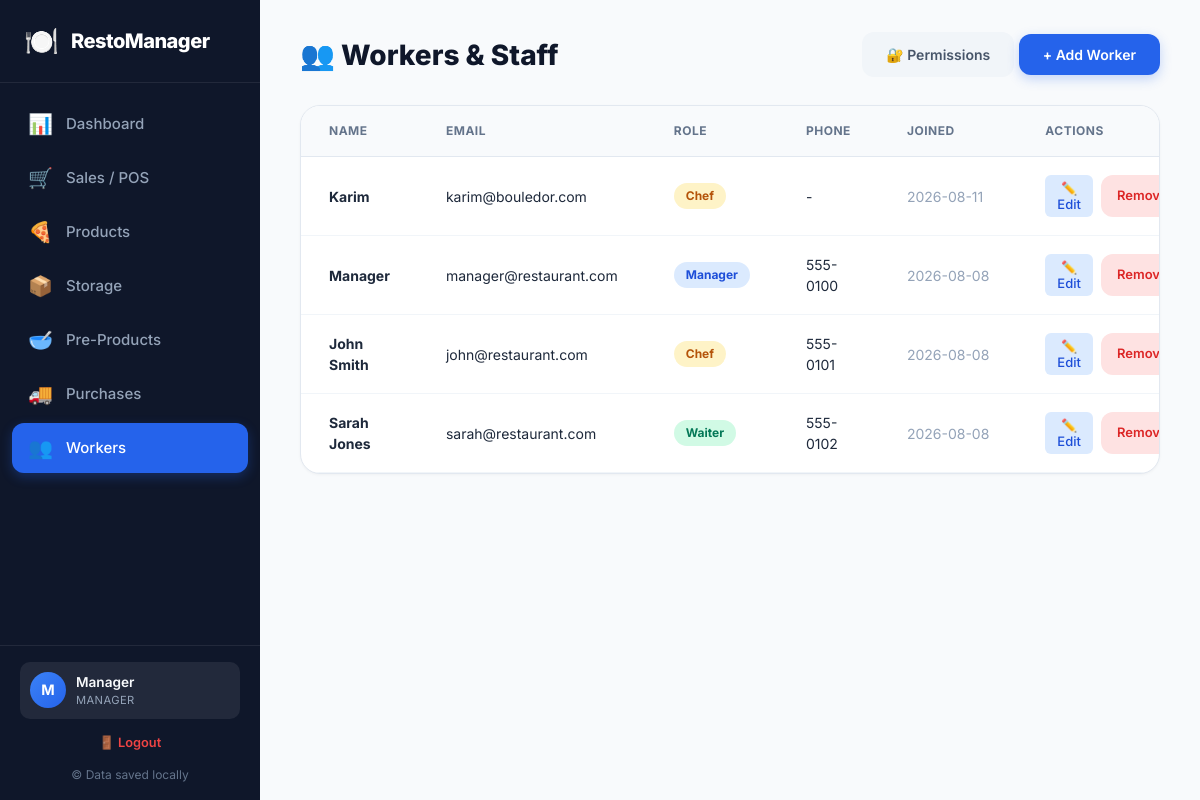
The page /workers (signed in) on the database its author committed.
### tables this page shows
CREATE TABLE users (
    id INTEGER PRIMARY KEY AUTOINCREMENT,
    name TEXT NOT NULL,
    email TEXT,
    role TEXT DEFAULT 'Waiter',
    phone TEXT,
    password TEXT,
    created_at TEXT DEFAULT CURRENT_TIMESTAMP
    );

### app.py (the view)
@app.route('/workers')
@require_permission('workers')
def workers():
    conn = get_db()
    cursor = conn.cursor()
    cursor.execute("SELECT * FROM users ORDER BY created_at DESC")
    workers = rows_to_dict(cursor.fetchall())
    cursor.execute("SELECT role, section FROM role_permissions")
    all_perms = {}
    for row in cursor.fetchall():
        if row['role'] not in all_perms:
            all_perms[row['role']] = []
        all_perms[row['role']].append(row['section'])
    conn.close()
    sections = [
        ('dashboard', '📊 Dashboard'),
        ('sales', '🛒 Sales / POS'),
        ('products', '🍕 Products'),
        ('storage', '📦 Storage'),
        ('pre_products', '🥣 Pre-Products'),
        ('purchases', '🚚 Purchases'),
        ('workers', '👥 Workers'),
    ]
    return render_template('workers.html', workers=workers, all_perms=all_perms, sections=sections)

### app.py (called while the page is built)
def get_db():
    conn = sqlite3.connect(DATABASE)
    conn.row_factory = sqlite3.Row
    return conn

def rows_to_dict(rows):
    return [dict(row) for row in rows]

def get_role_permissions(role):
    conn = get_db()
    cursor = conn.cursor()
    cursor.execute("SELECT section FROM role_permissions WHERE role = ?", (role,))
    perms = [row['section'] for row in cursor.fetchall()]
    conn.close()
    return perms

def has_permission(role, section):
    return section in get_role_permissions(role)

def require_permission(section):
    def decorator(f):
        @wraps(f)
        def decorated_function(*args, **kwargs):
            if 'user_id' not in session:
                return redirect(url_for('login'))
            role = session.get('user_role')
            if not has_permission(role, section):
                flash('Access denied. You do not have permission for this section.', 'error')
                return redirect(get_first_allowed_route(role))
            return f(*args, **kwargs)
        return decorated_function
    return decorator

@app.context_processor
def inject_user():
    user = None
    if 'user_id' in session:
        conn = get_db()
        cursor = conn.cursor()
        cursor.execute("SELECT * FROM users WHERE id = ?", (session['user_id'],))
        row = cursor.fetchone()
        conn.close()
        if row:
            user = dict(row)
    return dict(current_user=user, get_role_permissions=get_role_permissions)

@app.before_request
def load_user():
    g.user = None
    if 'user_id' in session:
        conn = get_db()
        cursor = conn.cursor()
        cursor.execute("SELECT * FROM users WHERE id = ?", (session['user_id'],))
        row = cursor.fetchone()
        conn.close()
        if row:
            g.user = dict(row)

### templates/workers.html (shortened to what this page needs)
{% extends "base.html" %}
{% block content %}
<div class="page-header">
    <h1>👥 Workers & Staff</h1>
    <div class="page-header-actions">
        <a href="/permissions" class="btn btn-secondary">🔐 Permissions</a>
        <button class="btn btn-primary" onclick="openModal('addWorkerModal')">+ Add Worker</button>
    </div>
</div>
<div class="card">
    <div class="table-responsive">
        <table class="data-table">
            <thead>
                <tr>
                    <th>Name</th>
                    <th>Email</th>
                    <th>Role</th>
                    <th>Phone</th>
                    <th>Joined</th>
                    <th>Actions</th>
                </tr>
            </thead>
            <tbody>
                {% for worker in workers %}
                <tr>
                    <td><strong>{{ worker.name }}</strong></td>
                    <td>{{ worker.email or '-' }}</td>
                    <td><span class="badge badge-{{ worker.role|lower }}">{{ worker.role }}</span></td>
                    <td>{{ worker.phone or '-' }}</td>
                    <td class="cell-time">{{ worker.created_at[:10] if worker.created_at else '-' }}</td>
                    <td>
                        <div class="action-btns">
                            <button class="btn btn-edit" onclick="openEditModal({{ worker.id }}, '{{ worker.name }}', '{{ worker.email }}', '{{ worker.role }}', '{{ worker.phone }}')">✏️ Edit</button>
                            <a href="/workers/delete/{{ worker.id }}" class="btn btn-danger btn-sm" onclick="return confirm('Remove this worker?')">Remove</a>
                        </div>
                    </td>
                </tr>
                {% else %}
                <tr>
                    <td colspan="6" class="cell-empty">No workers added yet</td>
                </tr>
                {% endfor %}
            </tbody>
        </table>
    </div>
</div>
{% endblock %}

### templates/base.html (shortened to what this page needs)
<!DOCTYPE html>
<html lang="en">
<head>
    <link rel="stylesheet" href="{{ url_for('static', filename='style.css') }}">
</head>
<body>
    {% if current_user %}
    <div class="app-container">
        <aside class="sidebar" id="sidebar">
            <div class="logo">
                <span class="logo-icon">🍽️</span>
                <span class="logo-text">RestoManager</span>
            </div>
            <nav class="nav-menu">
                {% set perms = get_role_permissions(current_user.role) %}
                <a href="/" class="nav-item {% if request.path == '/' %}active{% endif %}">
                    <span class="nav-icon">📊</span>
                    <span>Dashboard</span>
                </a>
                {% if 'sales' in perms %}
                <a href="/sales" class="nav-item {% if request.path == '/sales' %}active{% endif %}">
                    <span class="nav-icon">🛒</span>
                    <span>Sales / POS</span>
                </a>
                {% endif %}
                {% if 'products' in perms %}
                <a href="/products" class="nav-item {% if request.path == '/products' %}active{% endif %}">
                    <span class="nav-icon">🍕</span>
                    <span>Products</span>
                </a>
                {% endif %}
                {% if 'storage' in perms %}
                <a href="/storage" class="nav-item {% if request.path == '/storage' %}active{% endif %}">
                    <span class="nav-icon">📦</span>
                    <span>Storage</span>
                </a>
                {% endif %}
                {% if 'pre_products' in perms %}
                <a href="/pre-products" class="nav-item {% if request.path == '/pre-products' %}active{% endif %}">
                    <span class="nav-icon">🥣</span>
                    <span>Pre-Products</span>
                </a>
                {% endif %}
                {% if 'purchases' in perms %}
                <a href="/purchases" class="nav-item {% if request.path == '/purchases' %}active{% endif %}">
                    <span class="nav-icon">🚚</span>
                    <span>Purchases</span>
                </a>
                {% endif %}
                {% if 'workers' in perms %}
                <a href="/workers" class="nav-item {% if request.path == '/workers' %}active{% endif %}">
                    <span class="nav-icon">👥</span>
                    <span>Workers</span>
                </a>
                {% endif %}
            </nav>
            <div class="sidebar-footer">
                <div class="user-profile">
                    <div class="user-avatar">{{ current_user.name[0] }}</div>
                    <div class="user-info">
                        <span class="user-name">{{ current_user.name }}</span>
                        <span class="user-role">{{ current_user.role }}</span>
                    </div>
                </div>
                <a href="/logout" class="logout-link">🚪 Logout</a>
                <p style="text-align:center;margin-top:8px;">© Data saved locally</p>
            </div>
        </aside>
    {% endif %}
        <main class="main-content {% if not current_user %}login-page{% endif %}">
            {% block content %}{% endblock %}
        </main>
    {% if current_user %}
    </div>
    {% endif %}
</body>
</html>

### static/style.css (style rules this page uses)
* { margin: 0; padding: 0; box-sizing: border-box; }
body { font-family: 'Inter', -apple-system, BlinkMacSystemFont, 'Segoe UI', Roboto, sans-serif; background: #f8fafc; color: #1e293b; line-height: 1.5; -webkit-font-smoothing: antialiased; }
.app-container { display: flex; min-height: 100vh; }
.sidebar { width: 260px; background: #0f172a; display: flex; flex-direction: column; position: fixed; height: 100vh; z-index: 100; color: #fff; overflow-y: auto; }
.main-content { flex: 1; margin-left: 260px; padding: 32px 40px; min-height: 100vh; max-width: 1440px; }
.logo { padding: 20px 24px; display: flex; align-items: center; gap: 12px; border-bottom: 1px solid rgba(255,255,255,0.08); flex-shrink: 0; }
.logo-icon { font-size: 28px; }
.logo-text { font-size: 20px; font-weight: 800; color: #fff; letter-spacing: -0.5px; }
.nav-menu { flex: 1; padding: 16px 12px; display: flex; flex-direction: column; gap: 4px; overflow-y: auto; min-height: 0; }
.nav-item { display: flex; align-items: center; gap: 14px; padding: 10px 16px; border-radius: 12px; color: #94a3b8; text-decoration: none; font-weight: 500; font-size: 15px; transition: all 0.2s; flex-shrink: 0; }
.nav-item.active { background: #2563eb; color: #fff; box-shadow: 0 4px 12px rgba(37, 99, 235, 0.3); }
.nav-icon { font-size: 20px; width: 24px; text-align: center; }
.sidebar-footer { padding: 16px 20px; border-top: 1px solid rgba(255,255,255,0.08); font-size: 12px; color: #64748b; flex-shrink: 0; background: #0f172a; }
.table-responsive { overflow-x: auto; }
.page-header { display: flex; justify-content: space-between; align-items: center; margin-bottom: 28px; }
.page-header h1 { font-size: 28px; font-weight: 800; color: #0f172a; }
.card { background: #fff; border-radius: 20px; border: 1px solid #e2e8f0; box-shadow: 0 1px 3px rgba(0,0,0,0.04); margin-bottom: 24px; overflow: hidden; }
.data-table { width: 100%; border-collapse: collapse; }
.data-table th { text-align: left; padding: 16px 28px; font-size: 12px; font-weight: 700; color: #64748b; text-transform: uppercase; letter-spacing: 0.5px; background: #f8fafc; border-bottom: 1px solid #e2e8f0; }
.data-table td { padding: 18px 28px; border-bottom: 1px solid #f1f5f9; font-size: 14px; }
.cell-time { color: #94a3b8; font-size: 13px; white-space: nowrap; }
.badge { display: inline-block; padding: 4px 12px; border-radius: 20px; font-size: 12px; font-weight: 700; }
.btn { display: inline-flex; align-items: center; justify-content: center; gap: 8px; padding: 12px 24px; border-radius: 12px; font-size: 14px; font-weight: 600; border: none; cursor: pointer; text-decoration: none; transition: all 0.2s; font-family: inherit; }
.btn-primary { background: #2563eb; color: #fff; box-shadow: 0 4px 12px rgba(37, 99, 235, 0.25); }
.btn-secondary { background: #f1f5f9; color: #475569; }
.btn-danger { background: #fee2e2; color: #dc2626; }
.btn-sm { padding: 8px 16px; font-size: 13px; }
.action-btns { display: flex; gap: 8px; }
.user-profile { display: flex; align-items: center; gap: 10px; padding: 10px; background: rgba(255,255,255,0.08); border-radius: 10px; margin-bottom: 8px; }
.user-avatar { width: 36px; height: 36px; border-radius: 50%; background: linear-gradient(135deg, #3b82f6, #2563eb); color: #fff; font-weight: 700; font-size: 0.9rem; display: flex; align-items: center; justify-content: center; flex-shrink: 0; }
.user-info { display: flex; flex-direction: column; min-width: 0; }
.user-name { font-size: 0.85rem; font-weight: 600; color: #f8fafc; white-space: nowrap; overflow: hidden; text-overflow: ellipsis; }
.user-role { font-size: 0.7rem; color: #94a3b8; text-transform: uppercase; letter-spacing: 0.4px; }
.logout-link { display: block; text-align: center; padding: 6px; border-radius: 6px; color: #ef4444; font-size: 0.8rem; font-weight: 600; text-decoration: none; transition: background 0.15s; margin-bottom: 6px; }
.badge-manager { background: #dbeafe; color: #1d4ed8; }
.badge-chef { background: #fef3c7; color: #b45309; }
.badge-waiter { background: #d1fae5; color: #047857; }
.btn-edit { background: #dbeafe; color: #1d4ed8; border: none; padding: 5px 12px; border-radius: 6px; font-size: 13px; cursor: pointer; text-decoration: none; font-weight: 500; }
body, .main-content, .app-container { overflow-x: hidden; max-width: 100vw; }
.table-responsive { overflow-x: auto; -webkit-overflow-scrolling: touch; width: 100%; }

### rows shown on the page
users: name "M", name "Manager", role "MANAGER", email "manager@restaurant.com", role "Manager", phone "555-0100", created_at "2026-08-08"
users: name "Karim", email "karim@bouledor.com", role "Chef", phone "-", created_at "2026-08-11"
users: name "John Smith", email "john@restaurant.com", role "Chef", phone "555-0101", created_at "2026-08-08"
users: name "Sarah Jones", email "sarah@restaurant.com", role "Waiter", phone "555-0102", created_at "2026-08-08"
